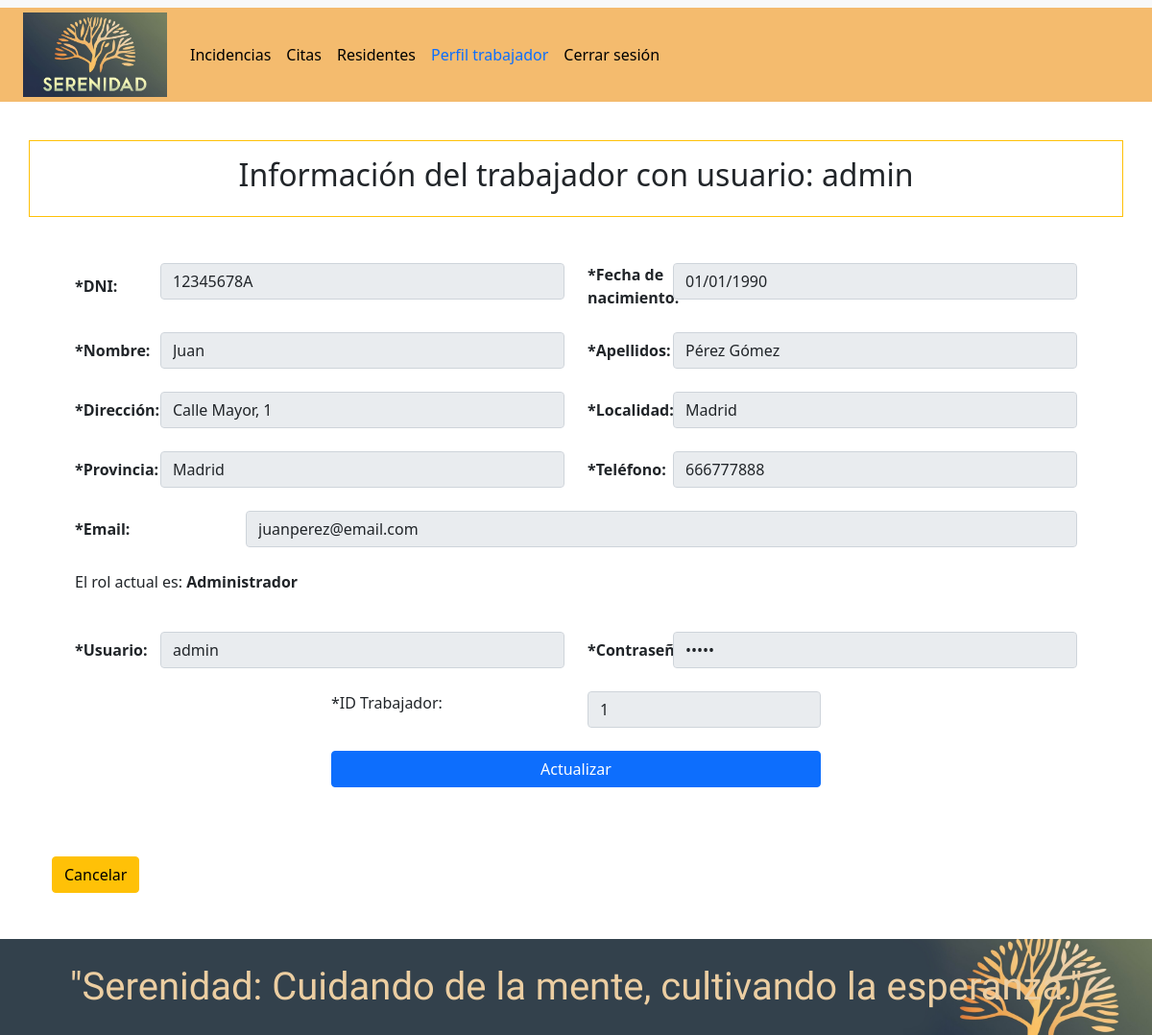
/perfil.php (signed in), run on the app's committed database.
### tables this page shows
CREATE TABLE IF NOT EXISTS TRABAJADORES(
id_trabajador INT AUTO_INCREMENT PRIMARY KEY,
rol VARCHAR(50),
usuario VARCHAR(50),
pass VARCHAR(50),
dni_trabajador char(9) UNIQUE,
CONSTRAINT TRA_DNI_FK FOREIGN KEY (dni_trabajador) REFERENCES PERSONAS (dni_persona) ON DELETE CASCADE ON UPDATE CASCADE
);

CREATE TABLE IF NOT EXISTS PERSONAS (
dni_persona char(9) PRIMARY KEY,
nombre VARCHAR(50) NOT NULL,
apellidos VARCHAR(50) NOT NULL,
fecha_nacimiento date NOT NULL,
direccion VARCHAR(50) NOT NULL,
localidad VARCHAR(50) NOT NULL,
provincia VARCHAR(50) NOT NULL,
telefono char(9) NOT NULL,
email VARCHAR(50) NOT NULL
);

### perfil.php (the view, shortened to what this page needs)
<?php
require_once('common/DB.php');
function muestraInfo()
{
    $trabajador = DB::obtieneInfoTrabajador($_SESSION['usuario']);
    if (isset($trabajador)) {
        $nombre = $trabajador['nombre'];
        $apellidos = $trabajador['apellidos'];
        $dni = $trabajador['dni_persona'];
        $fecha_nacimiento = $trabajador['fecha_nacimiento'];
        $direccion = $trabajador['direccion'];
        $provincia = $trabajador['provincia'];
        $localidad = $trabajador['localidad'];
        $telefono = $trabajador['telefono'];
        $email = $trabajador['email'];
        $rol = $trabajador['rol'];
        $usuario = $trabajador['usuario'];
        $contraseña = $trabajador['pass'];
        $id = $trabajador['id_trabajador'];
        ?>
        <form action='' method='post' class="container">
            <div class="row">
                <div class="col-md-1 m-auto">
                    <label for="dni" class="negrita">*DNI:</label>
                </div>
                <div class="col-md-5">
                    <input type="text" id="dni" name="dni_trabajador" placeholder="" class="form-control"
                           maxlength="9"
                           pattern="^\d{8}[a-hj-np-tv-zA-HJ-NP-TV-Z]" class="form-control"
                           value='<?= $dni ?>'
                           readonly>
                </div>
                <div class="col-md-1 m-auto">
                    <label for="fecha_nacimiento" class="negrita">*Fecha de nacimiento:</label>
                </div>
                <div class="col-md-5">
                    <input type="date" id="fecha_nacimiento" class="form-control" name="fecha_nacimiento"
                           value='<?= $fecha_nacimiento ?>' readonly>
                </div>
            </div>
            <br>
            <div class="row">
                <div class="col-md-1 m-auto">
                    <label for='nombre' class="negrita">*Nombre:</label>
                </div>
                <div class="col-md-5">
                    <input type='text' name="nombre" id="nombre" maxlength="50"
                           pattern="^[A-zÀ-ÿ]{3,}(( [A-zÀ-ÿ]{3,})?)" class="form-control"
                           title="Puede haber 1 o 2 nombres separados por un espacio. No puede haber números"
                           value='<?= $nombre ?>' readonly>
                </div>
                <div class="col-md-1 m-auto">
                    <label for='apellidos' class="negrita">*Apellidos:</label>
                </div>
                <div class="col-md-5">
                    <input type='text' name="apellidos" id="apellidos" maxlength="50"
                           pattern="^[A-zÀ-ÿ]{3,} [A-zÀ-ÿ ]{3,}$" class="form-control"
                           title="Debe haber 2 apellidos separados por un espacio. Debe haber al menos 3 letras en cada uno. No puede haber números"
                           value='<?= $apellidos ?>' readonly>
                </div>
            </div>
            <br>
            <div class="row">
                <div class="col-md-1 m-auto">
                    <label for='direccion' class="negrita">*Dirección:</label>
                </div>
                <div class="col-md-5">
                    <input type='text' name="direccion" id="direccion" maxlength="50"
                           class="form-control"
                           value='<?= $direccion ?>' readonly>
                </div>
                <div class="col-md-1 m-auto">
                    <label for='localidad' class="negrita">*Localidad:</label>
                </div>
                <div class="col-md-5">
                    <input type='text' name="localidad" id="localidad" maxlength="50"
                           class="form-control"
                           value='<?= $localidad ?>' readonly>
                </div>
            </div>
            <br>
            <div class="row">
                <div class="col-md-1 m-auto">
                    <label for='provincia' class="negrita">*Provincia:</label>
                </div>
                <div class="col-md-5">
                    <input type='text' name="provincia" id="provincia" maxlength="50"
                           class="form-control"
                           value='<?= $provincia ?>' readonly>
                </div>
                <div class="col-md-1 m-auto">
                    <label for='telefono' class="negrita">*Teléfono:</label>
                </div>
                <div class="col-md-5">
                    <input type='text' name="telefono" id="telefono" maxlength="9"
                           title="Debe comenzar por 6,7,9, seguido de 8 números" pattern="^[679]\d{8}$"
                           class="form-control" value='<?= $telefono ?>' readonly>
                </div>
            </div>
            <br>
            <div class="row">
                <div class="col-md-2 m-auto">
                    <label for='email' class="negrita">*Email:</label>
                </div>
                <div class="col-md-10">
                    <input type='email' name="email" id="email" maxlength="50" class="form-control"
                           value='<?= $email ?>' readonly>
                </div>
            </div>
            <br>
            <div class="row">
                <div class="col">
                    <p>El rol actual es: <span class="negrita"><?= $rol ?></span></p>
                </div>
            </div>
            <br>
            <div class="row">
                <div class="col-md-1 m-auto">
                    <label for='usuario' class="negrita">*Usuario:</label>
                </div>
                <div class="col-md-5">
                    <input type='text' name="usuario" id="usuario" maxlength="50"
                           class="form-control"
                           value='<?= $usuario ?>' readonly>
                </div>
                <div class="col-md-1 m-auto">
                    <label for='pass' class="negrita">*Contraseña:</label>
                </div>
                <div class="col-md-5">
                    <input type='password' name="pass" id="pass" maxlength="50"
                           class="form-control" value='<?= $contraseña ?>' readonly>
                </div>
            </div>
            <br>
            <div class="row justify-content-center">
                <div class="col-md-3">
                    <label for='id_trabajador'>*ID Trabajador:</label>
                </div>
                <div class="col-md-3">
                    <input type='text' name="id_trabajador" id="id_trabajador" maxlength="50"
                           class="form-control"
                           value='<?= $id ?>' title='No modificable' readonly required>
                </div>
            </div>
            <br>
            <div class="row mb-5">
                <div class="d-grid gap-2 col-6 mx-auto">
                    <input type='submit' name='actualizar' value='Actualizar' class="btn btn-primary">
                </div>
            </div>
        </form>
        <?php
    } else echo "No se ha podido recuperar la información del trabajador";
}
?>
        <!DOCTYPE html>
        <html lang="en">
        <head>
            <link href="https://cdn.jsdelivr.net/npm/bootstrap@5.3.2/dist/css/bootstrap.min.css" rel="stylesheet"
>
            <link rel="stylesheet" href="/css/estilo.css">
        </head>
        <body>
        <nav class="navbar navbar-expand-lg bg-body-tertiary mb-5">
            <div class="container-fluid navbarSerenidad">
                <a class="navbar-brand" href="#"><img src="/img/ideogram2.jpg" alt="" class="logo"></a>
                <div class="collapse navbar-collapse" id="navbarSupportedContent">
                    <ul class="navbar-nav nav-fill me-auto mb-2 mb-lg-0">
                        <li class="nav-item">
                            <a class="nav-link active" href="incidencias.php">Incidencias</a>
                        </li>
                        <li class="nav-item">
                            <a class="nav-link active" href="citas.php">Citas</a>
                        </li>
                        <li class="nav-item">
                            <a class="nav-link active" href="persona_dependiente.php">Residentes</a>
                        </li>
                        <li class="nav-item">
                            <a class="nav-link" href="perfil.php">Perfil trabajador</a>
                        </li>
                        <li class="nav-item">
                            <a class="nav-link active" href="logoff.php">Cerrar sesión</a>
                        </li>
                    </ul>
                </div>
            </div>
        </nav>
        <main>
            <div class="container text-center border border-warning p-3 mb-5">
                <h2>Información del trabajador con usuario: <?= $_SESSION['usuario'] ?></h2>
            </div>
            <div class="container">
                <div class="row">
                    <div class="col">
                        <?php echo muestraInfo() ?>
                    </div>
                </div>
            </div>
            <br>
            <div class="container d-grid gap-2 d-md-block">
                <form action="" method="post">
                    <input type="submit" name="volver" value="Cancelar" class="btn btn-warning">
                </form>
            </div>
        </main>
        <?php include "common/footer.php"; ?>
        </body>
        </html>

### css/estilo.css (style rules this page uses)
a { text-decoration: none; }
ul { list-style: none; }
.logo { width: 150px; }
.navbarSerenidad { background-color:#f4bb6e; margin-bottom: -1rem; }
.negrita { font-weight: bold; }

### data on the page
trabajadores: dni_trabajador "12345678A", fecha_nacimiento "01/01/1990", nombre "Juan", apellidos "Pérez Gómez", direccion "Calle Mayor, 1", localidad "Madrid", provincia "Madrid", telefono "666777888", email "juanperez@email.com", rol "Administrador", usuario "admin", id_trabajador "1"

### other printed values
$_SESSION['usuario'] "admin"
